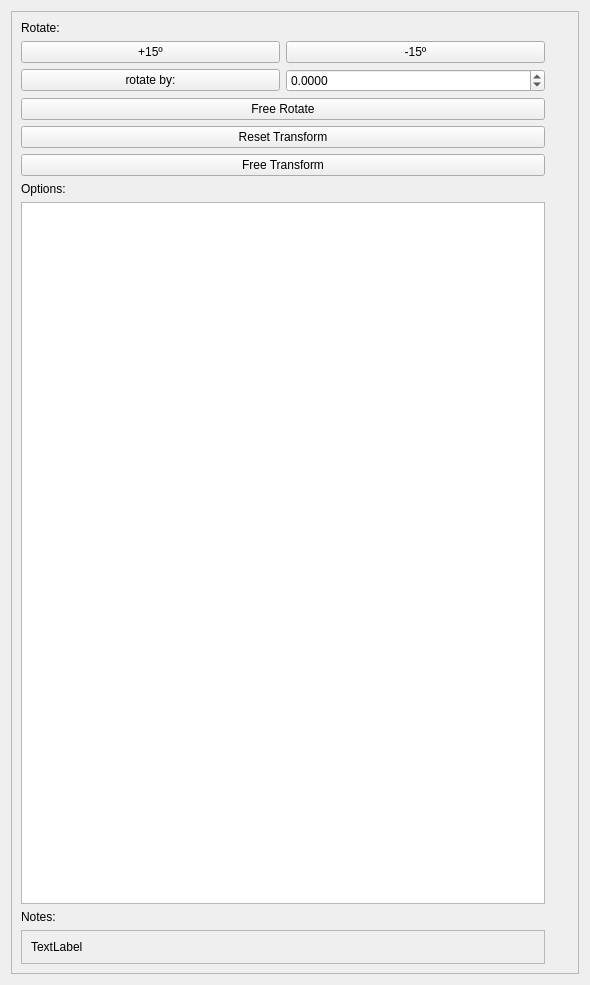
<?xml version="1.0" encoding="UTF-8"?>
<ui version="4.0">
 <class>Props</class>
 <widget class="QWidget" name="Props">
  <property name="geometry">
   <rect>
    <x>0</x>
    <y>0</y>
    <width>590</width>
    <height>985</height>
   </rect>
  </property>
  <property name="windowTitle">
   <string>Props</string>
  </property>
  <layout class="QGridLayout" name="gridLayout_2">
   <item row="0" column="0">
    <widget class="QScrollArea" name="scrollArea">
     <property name="widgetResizable">
      <bool>true</bool>
     </property>
     <widget class="QWidget" name="scrollAreaWidgetContents">
      <property name="geometry">
       <rect>
        <x>0</x>
        <y>0</y>
        <width>570</width>
        <height>965</height>
       </rect>
      </property>
      <layout class="QGridLayout" name="gridLayout_3">
       <item row="8" column="1">
        <widget class="QFrame" name="frame">
         <property name="frameShape">
          <enum>QFrame::Shape::NoFrame</enum>
         </property>
         <layout class="QGridLayout" name="gridLayout"/>
        </widget>
       </item>
       <item row="7" column="0">
        <widget class="QLabel" name="label">
         <property name="text">
          <string>Options:</string>
         </property>
        </widget>
       </item>
       <item row="0" column="0">
        <widget class="QLabel" name="label_4">
         <property name="text">
          <string>Rotate:</string>
         </property>
        </widget>
       </item>
       <item row="2" column="0">
        <widget class="QPushButton" name="pushButton_13">
         <property name="text">
          <string>Free Rotate</string>
         </property>
        </widget>
       </item>
       <item row="6" column="0">
        <widget class="QPushButton" name="pushButton_12">
         <property name="text">
          <string>Free Transform</string>
         </property>
        </widget>
       </item>
       <item row="1" column="0">
        <layout class="QGridLayout" name="gridLayout_4">
         <item row="0" column="3">
          <widget class="QPushButton" name="pushButton">
           <property name="text">
            <string>-15º</string>
           </property>
          </widget>
         </item>
         <item row="0" column="1">
          <widget class="QPushButton" name="pushButton_2">
           <property name="text">
            <string>+15º</string>
           </property>
          </widget>
         </item>
         <item row="1" column="3">
          <widget class="QDoubleSpinBox" name="doubleSpinBox">
           <property name="decimals">
            <number>4</number>
           </property>
           <property name="minimum">
            <double>-360.000000000000000</double>
           </property>
           <property name="maximum">
            <double>360.000000000000000</double>
           </property>
           <property name="singleStep">
            <double>0.500000000000000</double>
           </property>
          </widget>
         </item>
         <item row="1" column="1">
          <widget class="QPushButton" name="pushButton_3">
           <property name="text">
            <string>rotate by:</string>
           </property>
          </widget>
         </item>
        </layout>
       </item>
       <item row="4" column="0">
        <widget class="QPushButton" name="pushButton_11">
         <property name="text">
          <string>Reset Transform</string>
         </property>
        </widget>
       </item>
       <item row="8" column="0">
        <widget class="QTreeWidget" name="PropOptions">
         <attribute name="headerVisible">
          <bool>false</bool>
         </attribute>
         <column>
          <property name="text">
           <string notr="true">1</string>
          </property>
         </column>
        </widget>
       </item>
       <item row="9" column="0">
        <widget class="QLabel" name="label_2">
         <property name="text">
          <string>Notes:</string>
         </property>
        </widget>
       </item>
       <item row="10" column="0">
        <widget class="QFrame" name="frame_2">
         <property name="frameShape">
          <enum>QFrame::Shape::StyledPanel</enum>
         </property>
         <property name="frameShadow">
          <enum>QFrame::Shadow::Raised</enum>
         </property>
         <layout class="QVBoxLayout" name="verticalLayout">
          <item>
           <widget class="QLabel" name="Notes">
            <property name="text">
             <string>TextLabel</string>
            </property>
           </widget>
          </item>
         </layout>
        </widget>
       </item>
      </layout>
     </widget>
    </widget>
   </item>
  </layout>
 </widget>
 <resources/>
 <connections/>
</ui>
